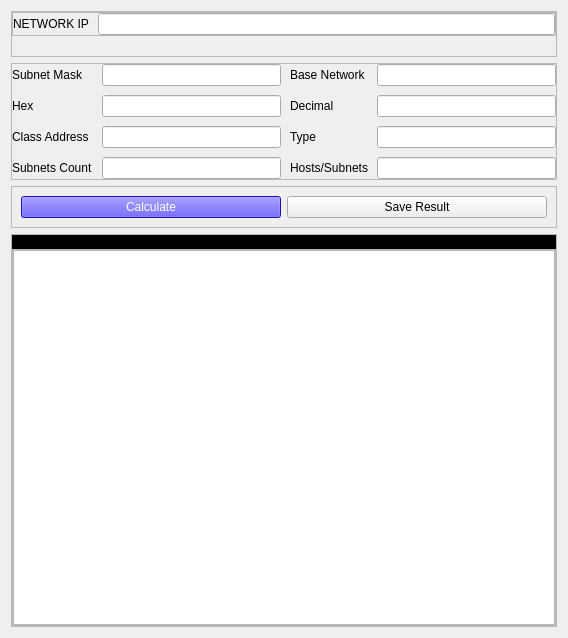
<?xml version="1.0" encoding="UTF-8"?>
<ui version="4.0">
 <class>AdvancedFrame</class>
 <widget class="QFrame" name="AdvancedFrame">
  <property name="geometry">
   <rect>
    <x>0</x>
    <y>0</y>
    <width>568</width>
    <height>638</height>
   </rect>
  </property>
  <property name="windowTitle">
   <string>Frame</string>
  </property>
  <property name="styleSheet">
   <string notr="true">#errorMessage {
	color: #f00;
	font-weight: bold;
	font-style: italic;
}

#calculateBtn {
	color: #fff;
	background-color: rgb(40, 21, 255);
}

#bin { font-size: 0.8em; }

#result {
	background-color: #000;
	color: #fff;
	font-size: 0.7em;
}</string>
  </property>
  <layout class="QVBoxLayout" name="verticalLayout_2">
   <item>
    <widget class="QFrame" name="frame">
     <property name="frameShape">
      <enum>QFrame::StyledPanel</enum>
     </property>
     <property name="frameShadow">
      <enum>QFrame::Raised</enum>
     </property>
     <layout class="QVBoxLayout" name="verticalLayout">
      <property name="leftMargin">
       <number>0</number>
      </property>
      <property name="topMargin">
       <number>0</number>
      </property>
      <property name="rightMargin">
       <number>0</number>
      </property>
      <property name="bottomMargin">
       <number>0</number>
      </property>
      <item>
       <widget class="QFrame" name="frame_3">
        <property name="frameShape">
         <enum>QFrame::StyledPanel</enum>
        </property>
        <property name="frameShadow">
         <enum>QFrame::Raised</enum>
        </property>
        <layout class="QHBoxLayout" name="horizontalLayout">
         <property name="spacing">
          <number>9</number>
         </property>
         <property name="leftMargin">
          <number>0</number>
         </property>
         <property name="topMargin">
          <number>0</number>
         </property>
         <property name="rightMargin">
          <number>0</number>
         </property>
         <property name="bottomMargin">
          <number>0</number>
         </property>
         <item>
          <widget class="QLabel" name="label">
           <property name="text">
            <string>NETWORK IP</string>
           </property>
          </widget>
         </item>
         <item>
          <widget class="QLineEdit" name="ipEdit">
           <property name="inputMask">
            <string/>
           </property>
           <property name="text">
            <string/>
           </property>
           <property name="echoMode">
            <enum>QLineEdit::Normal</enum>
           </property>
           <property name="alignment">
            <set>Qt::AlignCenter</set>
           </property>
           <property name="placeholderText">
            <string/>
           </property>
           <property name="cursorMoveStyle">
            <enum>Qt::VisualMoveStyle</enum>
           </property>
          </widget>
         </item>
        </layout>
       </widget>
      </item>
      <item>
       <widget class="QLabel" name="errorMessage">
        <property name="text">
         <string/>
        </property>
        <property name="alignment">
         <set>Qt::AlignCenter</set>
        </property>
        <property name="wordWrap">
         <bool>true</bool>
        </property>
        <property name="textInteractionFlags">
         <set>Qt::TextSelectableByMouse</set>
        </property>
       </widget>
      </item>
     </layout>
    </widget>
   </item>
   <item>
    <widget class="QFrame" name="frame_2">
     <property name="frameShape">
      <enum>QFrame::StyledPanel</enum>
     </property>
     <property name="frameShadow">
      <enum>QFrame::Raised</enum>
     </property>
     <layout class="QGridLayout" name="gridLayout">
      <property name="leftMargin">
       <number>0</number>
      </property>
      <property name="topMargin">
       <number>0</number>
      </property>
      <property name="rightMargin">
       <number>0</number>
      </property>
      <property name="bottomMargin">
       <number>0</number>
      </property>
      <property name="spacing">
       <number>9</number>
      </property>
      <item row="0" column="2">
       <widget class="QLabel" name="label_3">
        <property name="text">
         <string>Base Network</string>
        </property>
       </widget>
      </item>
      <item row="0" column="3">
       <widget class="QLineEdit" name="base">
        <property name="alignment">
         <set>Qt::AlignCenter</set>
        </property>
        <property name="readOnly">
         <bool>true</bool>
        </property>
       </widget>
      </item>
      <item row="3" column="2">
       <widget class="QLabel" name="label_5">
        <property name="text">
         <string>Hosts/Subnets</string>
        </property>
       </widget>
      </item>
      <item row="0" column="1">
       <widget class="QLineEdit" name="subnetMask">
        <property name="alignment">
         <set>Qt::AlignCenter</set>
        </property>
        <property name="readOnly">
         <bool>true</bool>
        </property>
       </widget>
      </item>
      <item row="2" column="3">
       <widget class="QLineEdit" name="type">
        <property name="alignment">
         <set>Qt::AlignCenter</set>
        </property>
        <property name="readOnly">
         <bool>true</bool>
        </property>
       </widget>
      </item>
      <item row="3" column="1">
       <widget class="QLineEdit" name="subnets">
        <property name="alignment">
         <set>Qt::AlignCenter</set>
        </property>
        <property name="readOnly">
         <bool>true</bool>
        </property>
       </widget>
      </item>
      <item row="1" column="0">
       <widget class="QLabel" name="label_8">
        <property name="text">
         <string>Hex</string>
        </property>
       </widget>
      </item>
      <item row="3" column="0">
       <widget class="QLabel" name="label_4">
        <property name="text">
         <string>Subnets Count</string>
        </property>
       </widget>
      </item>
      <item row="2" column="0">
       <widget class="QLabel" name="label_6">
        <property name="text">
         <string>Class Address</string>
        </property>
       </widget>
      </item>
      <item row="0" column="0">
       <widget class="QLabel" name="label_2">
        <property name="text">
         <string>Subnet Mask</string>
        </property>
       </widget>
      </item>
      <item row="2" column="2">
       <widget class="QLabel" name="label_7">
        <property name="text">
         <string>Type</string>
        </property>
       </widget>
      </item>
      <item row="3" column="3">
       <widget class="QLineEdit" name="hosts">
        <property name="alignment">
         <set>Qt::AlignCenter</set>
        </property>
        <property name="readOnly">
         <bool>true</bool>
        </property>
       </widget>
      </item>
      <item row="2" column="1">
       <widget class="QLineEdit" name="class_">
        <property name="alignment">
         <set>Qt::AlignCenter</set>
        </property>
        <property name="readOnly">
         <bool>true</bool>
        </property>
       </widget>
      </item>
      <item row="1" column="1">
       <widget class="QLineEdit" name="hex">
        <property name="alignment">
         <set>Qt::AlignCenter</set>
        </property>
        <property name="readOnly">
         <bool>true</bool>
        </property>
       </widget>
      </item>
      <item row="1" column="2">
       <widget class="QLabel" name="label_9">
        <property name="text">
         <string>Decimal</string>
        </property>
       </widget>
      </item>
      <item row="1" column="3">
       <widget class="QLineEdit" name="decimal">
        <property name="alignment">
         <set>Qt::AlignCenter</set>
        </property>
        <property name="readOnly">
         <bool>true</bool>
        </property>
       </widget>
      </item>
     </layout>
    </widget>
   </item>
   <item>
    <widget class="QFrame" name="ActionconatainerFrame">
     <property name="frameShape">
      <enum>QFrame::StyledPanel</enum>
     </property>
     <property name="frameShadow">
      <enum>QFrame::Raised</enum>
     </property>
     <layout class="QHBoxLayout" name="horizontalLayout_2">
      <item>
       <widget class="QPushButton" name="calculateBtn">
        <property name="text">
         <string>Calculate</string>
        </property>
       </widget>
      </item>
      <item>
       <widget class="QPushButton" name="saveBtn">
        <property name="text">
         <string>Save Result</string>
        </property>
       </widget>
      </item>
     </layout>
    </widget>
   </item>
   <item>
    <widget class="QFrame" name="subnetsContainerFrame">
     <property name="frameShape">
      <enum>QFrame::StyledPanel</enum>
     </property>
     <property name="frameShadow">
      <enum>QFrame::Raised</enum>
     </property>
     <layout class="QVBoxLayout" name="verticalLayout_3">
      <property name="spacing">
       <number>0</number>
      </property>
      <property name="leftMargin">
       <number>0</number>
      </property>
      <property name="topMargin">
       <number>0</number>
      </property>
      <property name="rightMargin">
       <number>0</number>
      </property>
      <property name="bottomMargin">
       <number>0</number>
      </property>
      <item alignment="Qt::AlignTop">
       <widget class="QLabel" name="result">
        <property name="text">
         <string/>
        </property>
        <property name="alignment">
         <set>Qt::AlignCenter</set>
        </property>
        <property name="textInteractionFlags">
         <set>Qt::NoTextInteraction</set>
        </property>
       </widget>
      </item>
      <item>
       <widget class="QFrame" name="frame_4">
        <property name="frameShape">
         <enum>QFrame::StyledPanel</enum>
        </property>
        <property name="frameShadow">
         <enum>QFrame::Raised</enum>
        </property>
        <layout class="QHBoxLayout" name="horizontalLayout_3">
         <property name="spacing">
          <number>0</number>
         </property>
         <property name="leftMargin">
          <number>0</number>
         </property>
         <property name="topMargin">
          <number>0</number>
         </property>
         <property name="rightMargin">
          <number>0</number>
         </property>
         <property name="bottomMargin">
          <number>0</number>
         </property>
         <item>
          <widget class="QTableView" name="tableView">
           <property name="sizePolicy">
            <sizepolicy hsizetype="Expanding" vsizetype="Expanding">
             <horstretch>0</horstretch>
             <verstretch>0</verstretch>
            </sizepolicy>
           </property>
           <property name="styleSheet">
            <string notr="true">text-align: center;</string>
           </property>
           <property name="sortingEnabled">
            <bool>true</bool>
           </property>
           <attribute name="verticalHeaderShowSortIndicator" stdset="0">
            <bool>true</bool>
           </attribute>
          </widget>
         </item>
        </layout>
       </widget>
      </item>
     </layout>
    </widget>
   </item>
  </layout>
 </widget>
 <resources/>
 <connections/>
</ui>
